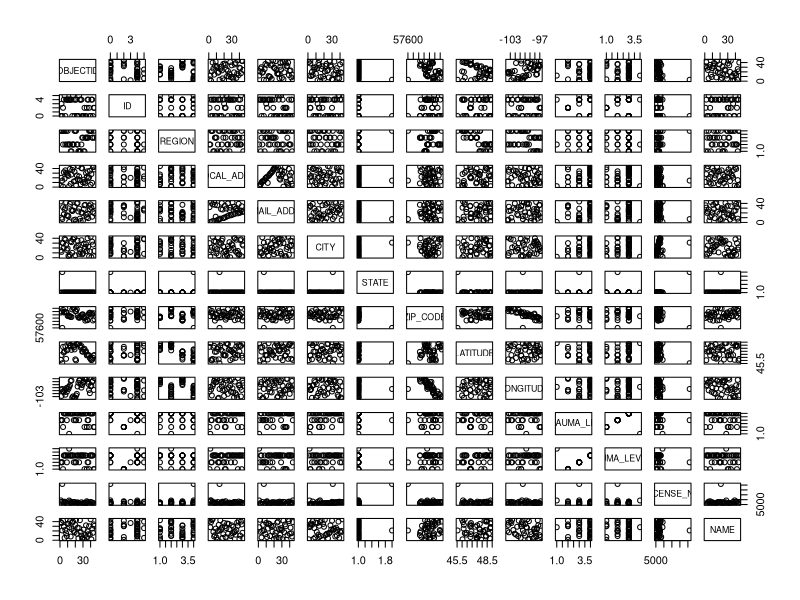

Here is the R script that generated this plot:

#Packages
install.packages("ggplot2", dependencies=TRUE)
# install.packages("dplyr", dependencies=TRUE)
# install.packages("tidyr", dependencies=TRUE)
# install.packages("tidyverse", dependencies=TRUE)

#Library
library(ggplot2)
# library(dplyr)
# library(tidyr)
# library(tidyverse)

# Read in csv files
df <- read.csv("./NDHUB.TraumaCenters_0.csv", header=T, sep=",")

# Select the first five columns
# df %>% select(1:5)

# Plot
plot(df)

# Inspect the result (print the data frame)
print(df)